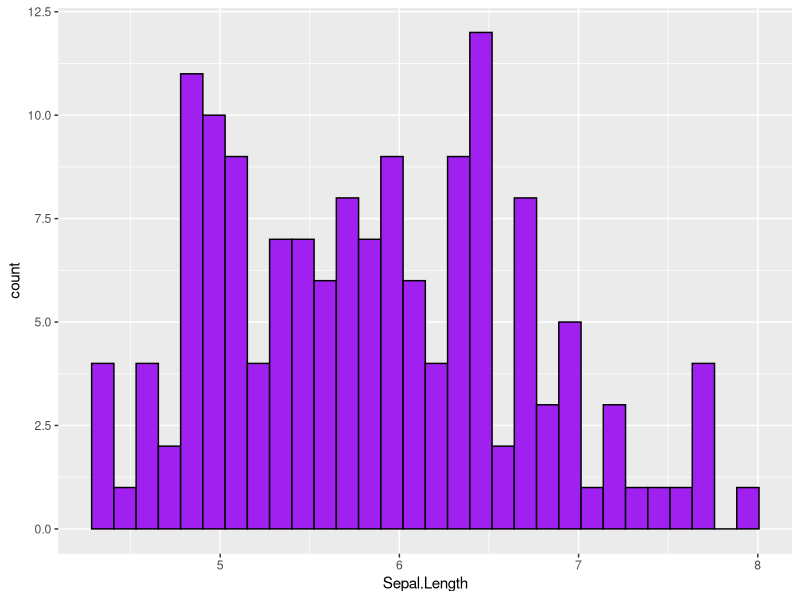

Write R code to recreate this figure.
## ---- chunk 1
knitr::opts_chunk$set(echo = TRUE)
library(tidyverse)
## ---- chunk 2
head(iris)
ggplot(iris, aes(x=Sepal.Length))+
  geom_histogram(fill="purple", color="black") -> myplot
ggsave("practice_plot.png", myplot)


